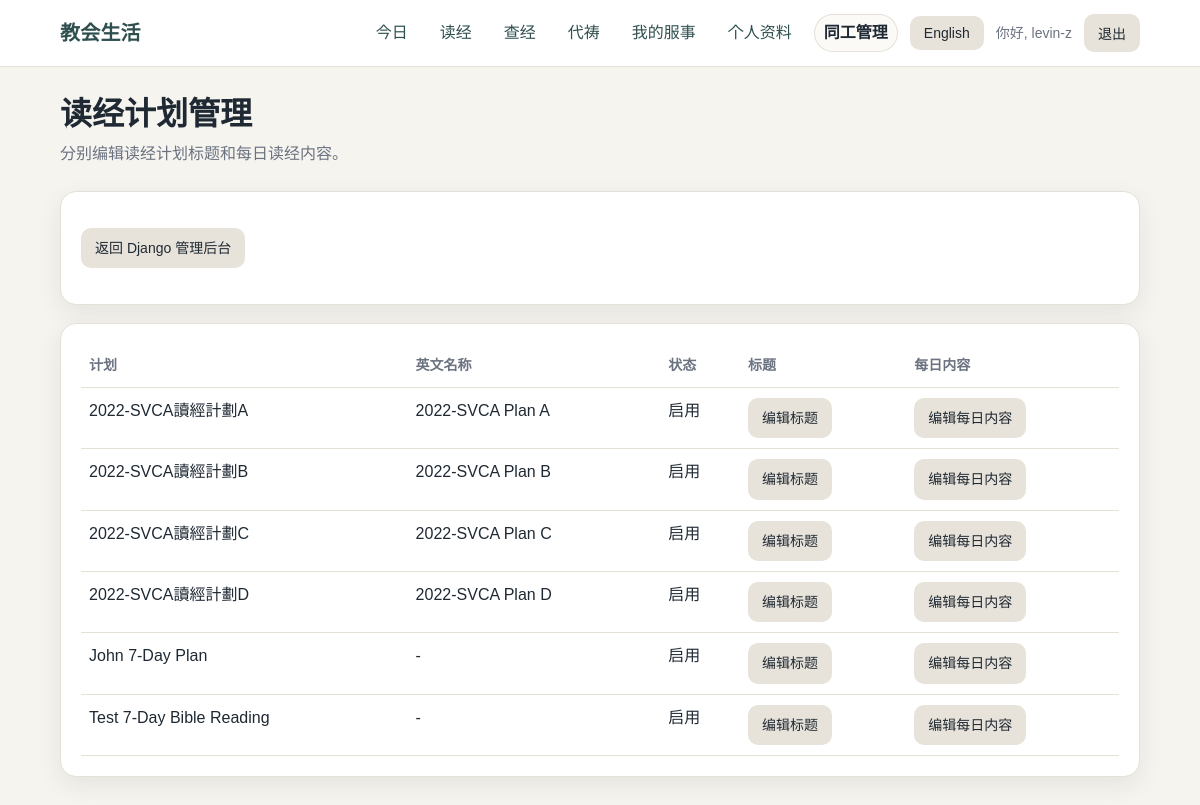
/staff/reading-plans/ (signed in), run on the app's committed database.
### reading/models.py (models this page shows, shortened)
class ReadingPlan(models.Model):
    name = models.CharField(max_length=120, unique=True)
    name_en = models.CharField(max_length=120, blank=True)
    description = models.TextField(blank=True)
    description_en = models.TextField(blank=True)
    introduction = models.TextField(blank=True, default="")
    introduction_en = models.TextField(blank=True, default="")
    reading_guidance = models.TextField(blank=True, default="")
    reading_guidance_en = models.TextField(blank=True, default="")
    pastoral_note = models.TextField(blank=True, default="")
    pastoral_note_en = models.TextField(blank=True, default="")
    is_active = models.BooleanField(default=True)

### reading/admin_views.py (the view)
@staff_member_required
def staff_reading_plan_list(request):
    plans = ReadingPlan.objects.order_by("name")
    return render(
        request,
        "reading/staff/reading_plan_list.html",
        {
            "plans": plans,
        },
    )

### accounts/context_processors.py (called while the page is built, shortened)
def get_active_nav(request):
    resolver_match = getattr(request, "resolver_match", None)
    url_name = getattr(resolver_match, "url_name", "")
    if url_name in STAFF_NAV_URLS:
        return "staff"

def language_context(request):
    language = get_user_language(request)
    other_language = "en" if language == "zh" else "zh"
    return {
        "language": language,
        "language_label": SUPPORTED_LANGUAGES[language],
        "other_language": other_language,
        "other_language_label": SUPPORTED_LANGUAGES[other_language],
        "supported_languages": SUPPORTED_LANGUAGES,
        "ui": UI_TEXT[language],
        "active_nav": get_active_nav(request),
    }

### accounts/language.py (called while the page is built)
def normalize_language(language):
    if language in SUPPORTED_LANGUAGES:
        return language
    return DEFAULT_LANGUAGE

def get_user_language(request):
    language = request.GET.get("lang") or request.session.get("language")
    if language:
        return normalize_language(language)
    if request.user.is_authenticated:
        profile = getattr(request.user, "profile", None)
        if profile and profile.preferred_language:
            return normalize_language(profile.preferred_language)
    return DEFAULT_LANGUAGE

### templates/reading/staff/reading_plan_list.html (shortened to what this page needs)
{% extends "base.html" %}
{% block content %}
<div class="page-header">
    <h1 class="page-title">{{ ui.reading_plan_admin }}</h1>
    <p class="page-subtitle">
        {{ ui.reading_plan_admin_subtitle }}
    </p>
</div>
<div class="card">
    <p>
        <a class="button button-secondary" href="{% url 'admin:index' %}">
            {{ ui.back_to_django_admin }}
        </a>
    </p>
</div>
{% if plans %}
<div class="card">
    <div class="table-wrap">
        <table>
            <thead>
                <tr>
                    <th>{{ ui.plan }}</th>
                    <th>{{ ui.english_name }}</th>
                    <th>{{ ui.status }}</th>
                    <th>{{ ui.header }}</th>
                    <th>{{ ui.days }}</th>
                </tr>
            </thead>
            <tbody>
                {% for plan in plans %}
                <tr>
                    <td>{{ plan.name }}</td>
                    <td>{{ plan.name_en|default:"-" }}</td>
                    <td>
                        {% if plan.is_active %}
                        {{ ui.active }}
                        {% else %}
                        {{ ui.inactive }}
                        {% endif %}
                    </td>
                    <td>
                        <a class="button button-secondary"
                           href="{% url 'staff_reading_plan_header' plan.id %}">
                            {{ ui.edit_header }}
                        </a>
                    </td>
                    <td>
                        <a class="button button-secondary"
                           href="{% url 'staff_reading_plan_days' plan.id %}">
                            {{ ui.edit_days }}
                        </a>
                    </td>
                </tr>
                {% endfor %}
            </tbody>
        </table>
    </div>
</div>
{% else %}
<div class="card">
    <p>{{ ui.no_reading_plans_found }}</p>
</div>
{% endif %}
{% endblock %}

### templates/base.html (shortened to what this page needs)
{% load static %}
<!doctype html>
<html lang="en">
<head>
    <link rel="stylesheet" href="{% static 'css/app.css' %}">
</head>
<body>
    <header class="site-header">
        <div class="site-header-inner">
            <a class="brand" href="{% url 'home' %}">{{ ui.site_title }}</a>
            <nav class="nav">
                {% if user.is_authenticated %}
                <a class="nav-link{% if active_nav == 'today' %} active{% endif %}"
                   href="{% url 'home' %}">{{ ui.today }}</a>
                <a class="nav-link{% if active_nav == 'reading' %} active{% endif %}"
                   href="{% url 'my_plans' %}">{{ ui.my_plans }}</a>
                <a class="nav-link{% if active_nav == 'bible_study' %} active{% endif %}"
                   href="{% url 'study_session_list' %}">
                    {% if language == "zh" %}查经{% else %}Bible Study{% endif %}
                </a>
                <a class="nav-link{% if active_nav == 'prayer' %} active{% endif %}"
                   href="{% url 'prayer_list' %}">
                    {% if language == "zh" %}代祷{% else %}Prayer{% endif %}
                </a>
                <a class="nav-link{% if active_nav == 'my_serving' %} active{% endif %}"
                   href="{% url 'my_serving' %}">
                    {% if language == "zh" %}我的服事{% else %}My Serving{% endif %}
                </a>
                <a class="nav-link{% if active_nav == 'profile' %} active{% endif %}"
                   href="{% url 'profile' %}">{{ ui.profile }}</a>
                {% if user.is_staff %}
                <details class="nav-staff-menu">
                    <summary class="nav-link{% if active_nav == 'staff' %} active{% endif %}">
                        {% if language == "zh" %}同工管理{% else %}Staff{% endif %}
                    </summary>
                </details>
                {% endif %}
                <form method="post" action="{% url 'change_language' %}" class="inline-form">
                    <button type="submit" class="button-secondary">
                        {{ other_language_label }}
                    </button>
                </form>
                <span class="nav-user">{{ ui.hi }}, {{ user.username }}</span>
                <form method="post" action="{% url 'logout' %}" class="inline-form">
                    <button type="submit" class="button-secondary">{{ ui.logout }}</button>
                </form>
                {% endif %}
            </nav>
        </div>
    </header>
    <main class="container">
        {% block content %}{% endblock %}
    </main>
</body>
</html>

### static/css/app.css (style rules this page uses)
:root { --bg: #f6f4ef; --surface: #ffffff; --surface-soft: #fbfaf7; --text: #1f2933; --muted: #6b7280; --border: #e5e0d8; --primary: #2f4f4f; --primary-hover: #243d3d; --danger: #9f2f2f; --shadow: 0 8px 24px rgba(31, 41, 51, 0.08); --radius: 16px; }
* { box-sizing: border-box; }
body { margin: 0; background: var(--bg); color: var(--text); font-family: Arial, "Helvetica Neue", sans-serif; line-height: 1.6; }
a { color: var(--primary); text-decoration: none; }
.site-header { background: var(--surface); border-bottom: 1px solid var(--border); position: sticky; top: 0; z-index: 10; }
.site-header-inner { max-width: 1120px; margin: 0 auto; padding: 14px 20px; display: flex; align-items: center; justify-content: space-between; gap: 16px; }
.brand { font-weight: 700; font-size: 20px; letter-spacing: 0.2px; }
.nav { display: flex; align-items: center; gap: 12px; flex-wrap: wrap; }
.nav-user { color: var(--muted); font-size: 14px; }
.nav-link { border-radius: 999px; padding: 6px 10px; color: var(--primary); }
.nav-link.active { background: var(--surface-soft); box-shadow: inset 0 0 0 1px var(--border); color: var(--text); font-weight: 700; text-decoration: none; }
.nav-staff-menu { position: relative; }
.nav-staff-menu summary { color: var(--primary); cursor: pointer; list-style: none; }
.container { max-width: 1120px; margin: 0 auto; padding: 28px 20px 48px; }
.page-header { margin-bottom: 24px; }
.page-title { font-size: 32px; line-height: 1.2; margin: 0 0 8px; }
.page-subtitle { color: var(--muted); margin: 0; }
.card { background: var(--surface); border: 1px solid var(--border); border-radius: var(--radius); padding: 20px; margin-bottom: 18px; box-shadow: var(--shadow); }
button, .button { display: inline-block; border: none; border-radius: 10px; background: var(--primary); color: white; padding: 9px 14px; font-size: 14px; cursor: pointer; text-decoration: none; }
.button-secondary { background: #e8e3da; color: var(--text); }
.inline-form { display: inline; }
.table-wrap { overflow-x: auto; }
table { width: 100%; border-collapse: collapse; }
th, td { text-align: left; border-bottom: 1px solid var(--border); padding: 10px 8px; vertical-align: top; }
th { color: var(--muted); font-weight: 600; font-size: 14px; }

### data on the page
ReadingPlan: name "2022-SVCA讀經計劃A", name_en "2022-SVCA Plan A", active "启用", edit_header "编辑标题", edit_days "编辑每日内容"
ReadingPlan: name "2022-SVCA讀經計劃B", name_en "2022-SVCA Plan B", active "启用", edit_header "编辑标题", edit_days "编辑每日内容"
ReadingPlan: name "2022-SVCA讀經計劃C", name_en "2022-SVCA Plan C", active "启用", edit_header "编辑标题", edit_days "编辑每日内容"
ReadingPlan: name "2022-SVCA讀經計劃D", name_en "2022-SVCA Plan D", active "启用", edit_header "编辑标题", edit_days "编辑每日内容"
ReadingPlan: name "John 7-Day Plan", name_en "-", active "启用", edit_header "编辑标题", edit_days "编辑每日内容"
ReadingPlan: name "Test 7-Day Bible Reading", name_en "-", active "启用", edit_header "编辑标题", edit_days "编辑每日内容"

### other printed values
{{ ui.site_title }} "教会生活"
{{ ui.today }} "今日"
{{ ui.my_plans }} "读经"
{{ ui.profile }} "个人资料"
{{ other_language_label }} "English"
{{ ui.hi }} "你好"
{{ user.username }} "levin-z"
{{ ui.logout }} "退出"
{{ ui.reading_plan_admin }} "读经计划管理"
{{ ui.reading_plan_admin_subtitle }} "分别编辑读经计划标题和每日读经内容。"
{{ ui.back_to_django_admin }} "返回 Django 管理后台"
{{ ui.plan }} "计划"
{{ ui.english_name }} "英文名称"
{{ ui.status }} "状态"
{{ ui.header }} "标题"
